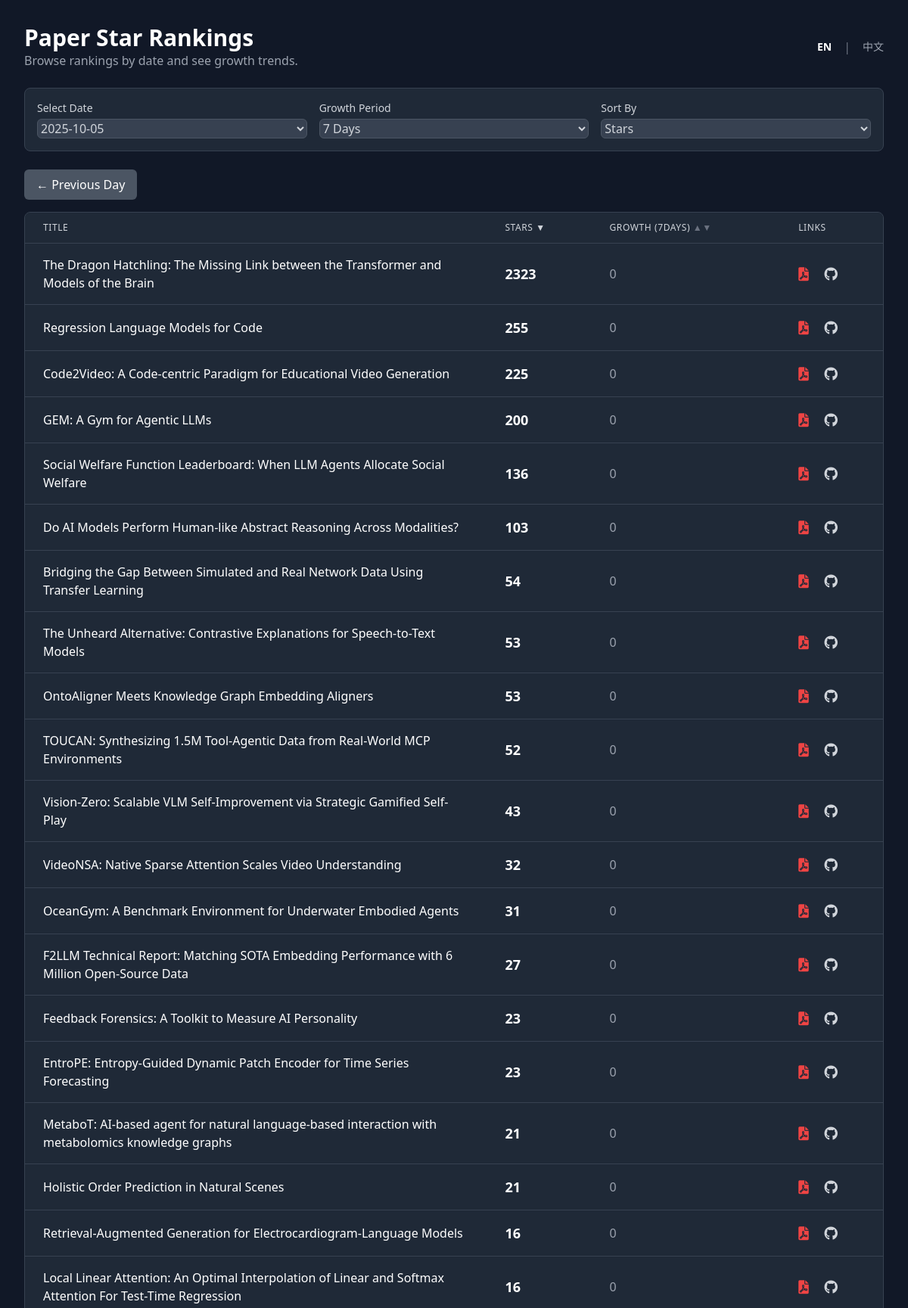
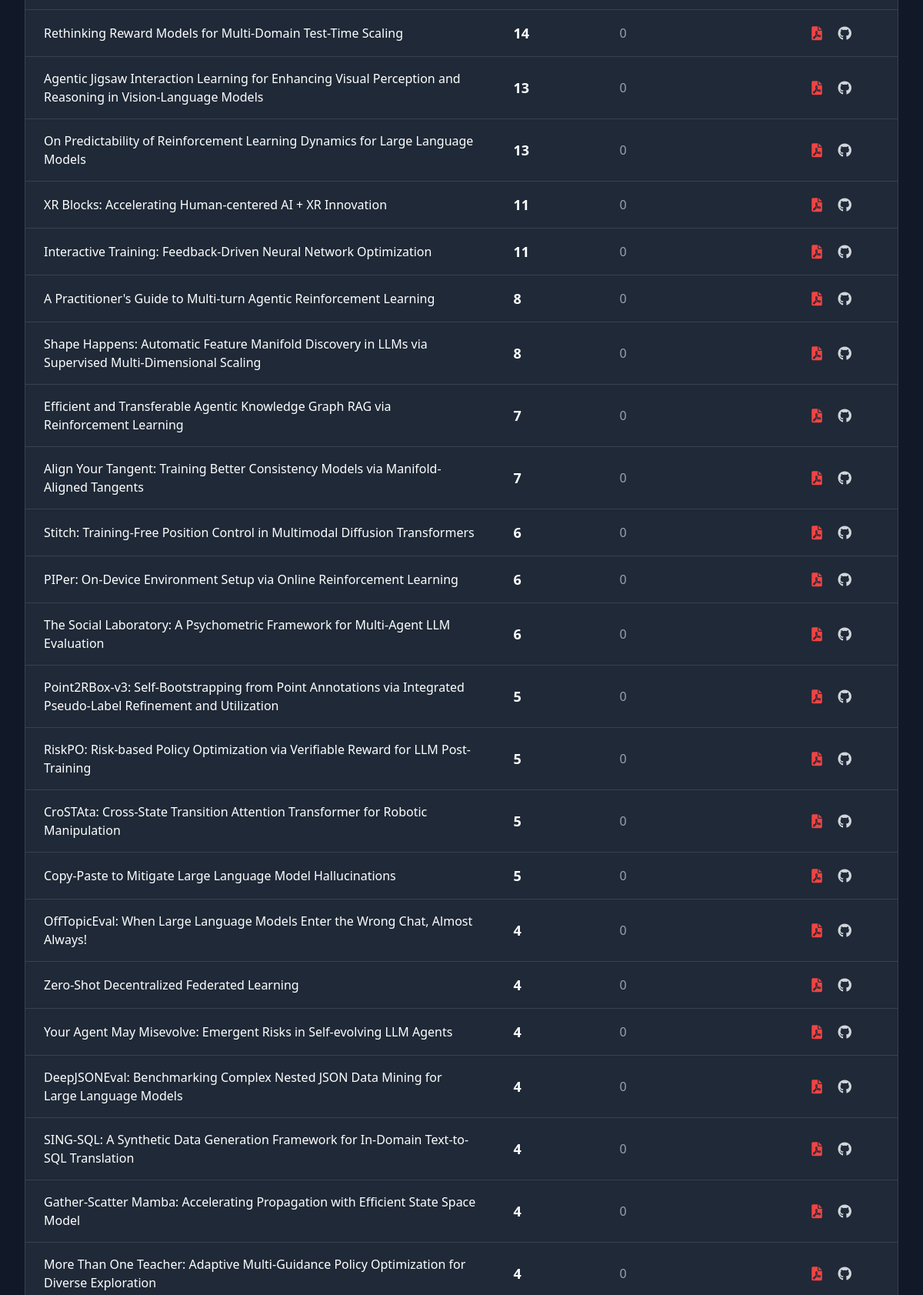
The page / (upper part) on the database its author committed (2 pictures, top to bottom).
### tables this page shows
CREATE TABLE star_counts (
                id INTEGER PRIMARY KEY AUTOINCREMENT,
                paper_id INTEGER,
                check_date TEXT,
                stars INTEGER,
                FOREIGN KEY (paper_id) REFERENCES papers (id),
                UNIQUE(paper_id, check_date)
            );

CREATE TABLE papers (
                id INTEGER PRIMARY KEY AUTOINCREMENT,
                arxiv_id TEXT UNIQUE NOT NULL,
                title TEXT,
                pdf_link TEXT,
                published_date TEXT,
                github_link TEXT
            );

### app.py (the view)
@app.route("/")
def index():
    db = get_db()
    lang = request.args.get('lang', 'en')
    if lang not in TRANSLATIONS:
        lang = 'en'
    T = TRANSLATIONS[lang]
    if db is None:
        return render_template("index.html", error=T['error_no_db'], T=T, lang=lang)
    cursor = db.cursor()
    cursor.execute("SELECT DISTINCT check_date FROM star_counts ORDER BY check_date DESC")
    available_dates = [row['check_date'] for row in cursor.fetchall()]
    if not available_dates:
        return render_template("index.html", data=[], available_dates=[], T=T, lang=lang, no_data=True)
    selected_date = request.args.get("date", available_dates[0])
    growth_days = int(request.args.get("growth_days", 7))
    sort_by = request.args.get("sort_by", "stars")
    order = request.args.get("order", "desc")
    page = int(request.args.get("page", 1))
    per_page = 50
    order_direction = "ASC" if order.lower() == "asc" else "DESC"
    sort_column = "growth" if sort_by == "growth" else "current_stars"
    query = f"""
        SELECT
            p.title AS "Title",
            p.pdf_link AS "Pdf_Link",
            p.github_link AS "Github_Link",
            p.arxiv_id AS "Arxiv_ID",
            s1.stars AS current_stars,
            (s1.stars - IFNULL(s2.stars, s1.stars)) AS growth
        FROM papers p
        JOIN star_counts s1 ON p.id = s1.paper_id
        LEFT JOIN star_counts s2 ON p.id = s2.paper_id AND s2.check_date = (
            SELECT MAX(check_date)
            FROM star_counts
            WHERE paper_id = p.id AND check_date < DATE(?, '-{growth_days} days')
        )
        WHERE s1.check_date = ?
        ORDER BY {sort_column} {order_direction}, current_stars DESC
    """
    cursor.execute(query, (selected_date, selected_date))
    all_data = cursor.fetchall()
    total_items = len(all_data)
    total_pages = (total_items + per_page - 1) // per_page
    if page > total_pages and total_pages > 0:
        return redirect(url_for_params('index', page=total_pages))
    start_index = (page - 1) * per_page
    end_index = start_index + per_page
    paginated_data = all_data[start_index:end_index]
    prev_date, next_date = None, None
    if selected_date in available_dates:
        current_index = available_dates.index(selected_date)
        if current_index < len(available_dates) - 1:
            prev_date = available_dates[current_index + 1] # Dates are DESC
        if current_index > 0:
            next_date = available_dates[current_index - 1]
    return render_template(
        "index.html",
        data=[dict(row) for row in paginated_data], # Convert rows to dicts
        page=page,
        total_pages=total_pages,
        total_items=total_items,
        start_index=start_index,
        end_index=min(end_index, total_items),
        sort_by=sort_by,
        order=order,
        date_cols=available_dates,
        selected_date=selected_date,
        growth_days=growth_days,
        growth_col_name="growth", # For consistency in template
        prev_date=prev_date,
        next_date=next_date,
        lang=lang,
        T=T
    )

### app.py (called while the page is built)
def get_db():
    if 'db' not in g:
        if not os.path.exists(DATABASE):
            return None # Return None if the database file does not exist
        g.db = sqlite3.connect(DATABASE)
        g.db.row_factory = sqlite3.Row
    return g.db

@app.context_processor
def utility_processor():
    def url_for_params(endpoint, **values):
        args = request.args.copy()
        for key, value in values.items():
            args[key] = value
        return url_for(endpoint, **args)
    return dict(url_for_params=url_for_params)

### templates/index.html (shortened to what this page needs)
<!DOCTYPE html>
<html lang="{{ lang }}">
<head>
    <script src="https://cdn.tailwindcss.com"></script>
    <link href="https://cdnjs.cloudflare.com/ajax/libs/font-awesome/6.0.0-beta3/css/all.min.css" rel="stylesheet">
</head>
<body class="font-sans">
    <div class="container mx-auto p-4 md:p-8 max-w-7xl">
        <header class="flex justify-between items-center mb-6">
            <div>
                <h1 class="text-3xl font-bold text-white">{{ T.main_header }}</h1>
                <p class="text-gray-400">{{ T.sub_header }}</p>
            </div>
            <div class="flex items-center space-x-4">
                <a href="{{ url_for_params('index', lang='en') }}" class="text-sm {{ 'font-bold text-white' if lang == 'en' else 'text-gray-400 hover:text-white' }}">EN</a>
                <span class="text-gray-500">|</span>
                <a href="{{ url_for_params('index', lang='zh') }}" class="text-sm {{ 'font-bold text-white' if lang == 'zh' else 'text-gray-400 hover:text-white' }}">中文</a>
            </div>
        </header>
        {% if error %}
            <div class="card p-4 rounded-lg mb-6 error-message text-center">
                {{ error }}
            </div>
        {% else %}
        <div class="card p-4 rounded-lg mb-6">
            <form method="GET" action="{{ url_for('index') }}" class="grid grid-cols-1 md:grid-cols-3 gap-4 items-end">
                <div>
                    <label for="date" class="block text-sm font-medium mb-1">{{ T.select_date }}</label>
                    <select id="date" name="date" class="form-select w-full rounded-md" onchange="this.form.submit()">
                        {% for d in date_cols %}
                        <option value="{{ d }}" {% if d == selected_date %}selected{% endif %}>{{ d }}</option>
                        {% endfor %}
                    </select>
                </div>
                <div>
                    <label for="growth_days" class="block text-sm font-medium mb-1">{{ T.growth_period }}</label>
                    <select id="growth_days" name="growth_days" class="form-select w-full rounded-md" onchange="this.form.submit()">
                        <option value="7" {% if growth_days == 7 %}selected{% endif %}>7 {{ T.days }}</option>
                    </select>
                </div>
                <div>
                    <label for="sort_by" class="block text-sm font-medium mb-1">{{ T.sort_by }}</label>
                    <select id="sort_by" name="sort_by" class="form-select w-full rounded-md" onchange="this.form.submit()">
                        <option value="stars" {% if sort_by == 'stars' %}selected{% endif %}>{{ T.stars }}</option>
                    </select>
                </div>
            </form>
        </div>
        <div class="flex justify-between items-center my-4">
            {% if prev_date %}
                <a href="{{ url_for_params('index', date=prev_date) }}" class="btn-secondary px-4 py-2 rounded-md">&larr; {{ T.prev_day }}</a>
            {% else %}
                <span></span>
            {% endif %}
        </div>
        <div class="card rounded-lg overflow-x-auto">
            <table class="min-w-full divide-y divide-gray-700">
                <thead class="bg-gray-800">
                    <tr>
                        <th scope="col" class="px-6 py-3 text-left text-xs font-medium uppercase tracking-wider">{{ T.title }}</th>
                        <th scope="col" class="px-6 py-3 text-left text-xs font-medium uppercase tracking-wider">
                            <a href="{{ url_for_params('index', sort_by='stars', order='desc' if order == 'asc' and sort_by == 'stars' else 'asc') }}" class="hover:text-white">
                                {{ T.stars }}
                                {% if sort_by != 'stars' %}
                                    <span class="text-gray-500">&#9650;&#9660;</span>
                                {% elif order == 'desc' %}
                                    <span>&#9660;</span>
                                {% else %}
                                    <span>&#9650;</span>
                                {% endif %}
                            </a>
                        </th>
                        <th scope="col" class="px-6 py-3 text-left text-xs font-medium uppercase tracking-wider">
                             <a href="{{ url_for_params('index', sort_by='growth', order='desc' if order == 'asc' and sort_by == 'growth' else 'asc') }}" class="hover:text-white">
                                {{ T.growth }} ({{ growth_days }}{{ T.day if growth_days == 1 else T.days }})
                                {% if sort_by != 'growth' %}
                                    <span class="text-gray-500">&#9650;&#9660;</span>
                                {% elif order == 'desc' %}
                                    <span>&#9660;</span>
                                {% else %}
                                    <span>&#9650;</span>
                                {% endif %}
                            </a>
                        </th>
                        <th scope="col" class="px-6 py-3 text-left text-xs font-medium uppercase tracking-wider">{{ T.links }}</th>
                    </tr>
                </thead>
                <tbody class="divide-y divide-gray-700">
                    {% if data %}
                        {% for row in data %}
                        <tr class="hover:bg-gray-700/50">
                            <td class="px-6 py-4 whitespace-normal max-w-md">
                                <div class="truncate-multiline font-medium text-white">{{ row.Title }}</div>
                            </td>
                            <td class="px-6 py-4 whitespace-nowrap text-lg font-semibold text-white">{{ row.current_stars | int }}</td>
                            <td class="px-6 py-4 whitespace-nowrap">
                                {% if row.growth is not none and row.growth is number %}
                                    <span class="{{ 'text-green-400' if row.growth > 0 else 'text-red-400' if row.growth < 0 else 'text-gray-400' }}">
                                        {{ '+%d' | format(row.growth | int) if row.growth > 0 else row.growth | int }}
                                    </span>
                                {% else %}
                                    <span class="text-gray-500">N/A</span>
                                {% endif %}
                            </td>
                            <td class="px-6 py-4 whitespace-nowrap text-lg space-x-4">
                                {% if row.Pdf_Link and row.Pdf_Link != 'not_found' %}
                                <a href="{{ row.Pdf_Link }}" target="_blank" title="ArXiv PDF" class="text-red-500 hover:text-red-400"><i class="fas fa-file-pdf"></i></a>
                                {% endif %}
                                {% if row.Github_Link and row.Github_Link != 'not_found' and 'https://' in row.Github_Link %}
                                <a href="{{ row.Github_Link }}" target="_blank" title="GitHub Repository" class="text-gray-300 hover:text-white"><i class="fab fa-github"></i></a>
                                {% endif %}
                            </td>
                        </tr>
                        {% endfor %}
                    {% else %}
                        <tr>
                            <td colspan="4" class="text-center py-10 text-gray-500">{{ T.no_data }}</td>
                        </tr>
                    {% endif %}
                </tbody>
            </table>
        </div>
        {% endif %}
    </div>
</body>
</html>

### templates/index.html (style rules this page uses)
.truncate-multiline { display: -webkit-box; -webkit-line-clamp: 2; -webkit-box-orient: vertical; overflow: hidden; text-overflow: ellipsis; }
body { background-color: #111827; color: #d1d5db; }
.card { background-color: #1f2937; border: 1px solid #374151; }
.form-select, .form-input { background-color: #374151; color: #d1d5db; border: 1px solid #4b5563; }
.btn-secondary { background-color: #4b5563; color: white; transition: background-color 0.3s; }

### rows shown on the page
star_counts: Title "The Dragon Hatchling: The Missing Link between the Transformer and Models of the Brain", current_stars "2323", growth "0"
star_counts: Title "Regression Language Models for Code", current_stars "255", growth "0"
star_counts: Title "Code2Video: A Code-centric Paradigm for Educational Video Generation", current_stars "225", growth "0"
star_counts: Title "GEM: A Gym for Agentic LLMs", current_stars "200", growth "0"
star_counts: Title "Social Welfare Function Leaderboard: When LLM Agents Allocate Social Welfare", current_stars "136", growth "0"
star_counts: Title "Do AI Models Perform Human-like Abstract Reasoning Across Modalities?", current_stars "103", growth "0"
star_counts: Title "Bridging the Gap Between Simulated and Real Network Data Using Transfer Learning", current_stars "54", growth "0"
star_counts: Title "The Unheard Alternative: Contrastive Explanations for Speech-to-Text Models", current_stars "53", growth "0"
star_counts: Title "OntoAligner Meets Knowledge Graph Embedding Aligners", current_stars "53", growth "0"
star_counts: Title "TOUCAN: Synthesizing 1.5M Tool-Agentic Data from Real-World MCP Environments", current_stars "52", growth "0"
star_counts: Title "Vision-Zero: Scalable VLM Self-Improvement via Strategic Gamified Self-Play", current_stars "43", growth "0"
star_counts: Title "VideoNSA: Native Sparse Attention Scales Video Understanding", current_stars "32", growth "0"
star_counts: Title "OceanGym: A Benchmark Environment for Underwater Embodied Agents", current_stars "31", growth "0"
star_counts: Title "F2LLM Technical Report: Matching SOTA Embedding Performance with 6 Million Open-Source Data", current_stars "27", growth "0"
star_counts: Title "Feedback Forensics: A Toolkit to Measure AI Personality", current_stars "23", growth "0"
star_counts: Title "EntroPE: Entropy-Guided Dynamic Patch Encoder for Time Series Forecasting", current_stars "23", growth "0"
star_counts: Title "MetaboT: AI-based agent for natural language-based interaction with metabolomics knowledge graphs", current_stars "21", growth "0"
star_counts: Title "Holistic Order Prediction in Natural Scenes", current_stars "21", growth "0"
star_counts: Title "Retrieval-Augmented Generation for Electrocardiogram-Language Models", current_stars "16", growth "0"
star_counts: Title "Local Linear Attention: An Optimal Interpolation of Linear and Softmax Attention For Test-Time Regression", current_stars "16", growth "0"
star_counts: Title "Rethinking Reward Models for Multi-Domain Test-Time Scaling", current_stars "14", growth "0"
star_counts: Title "Agentic Jigsaw Interaction Learning for Enhancing Visual Perception and Reasoning in Vision-Language Models", current_stars "13", growth "0"
star_counts: Title "On Predictability of Reinforcement Learning Dynamics for Large Language Models", current_stars "13", growth "0"
star_counts: Title "XR Blocks: Accelerating Human-centered AI + XR Innovation", current_stars "11", growth "0"
star_counts: Title "Interactive Training: Feedback-Driven Neural Network Optimization", current_stars "11", growth "0"
star_counts: Title "A Practitioner's Guide to Multi-turn Agentic Reinforcement Learning", current_stars "8", growth "0"
star_counts: Title "Shape Happens: Automatic Feature Manifold Discovery in LLMs via Supervised Multi-Dimensional Scaling", current_stars "8", growth "0"
star_counts: Title "Efficient and Transferable Agentic Knowledge Graph RAG via Reinforcement Learning", current_stars "7", growth "0"
star_counts: Title "Align Your Tangent: Training Better Consistency Models via Manifold-Aligned Tangents", current_stars "7", growth "0"
star_counts: Title "Stitch: Training-Free Position Control in Multimodal Diffusion Transformers", current_stars "6", growth "0"
star_counts: Title "PIPer: On-Device Environment Setup via Online Reinforcement Learning", current_stars "6", growth "0"
star_counts: Title "The Social Laboratory: A Psychometric Framework for Multi-Agent LLM Evaluation", current_stars "6", growth "0"
star_counts: Title "Point2RBox-v3: Self-Bootstrapping from Point Annotations via Integrated Pseudo-Label Refinement and Utilization", current_stars "5", growth "0"
star_counts: Title "RiskPO: Risk-based Policy Optimization via Verifiable Reward for LLM Post-Training", current_stars "5", growth "0"
star_counts: Title "CroSTAta: Cross-State Transition Attention Transformer for Robotic Manipulation", current_stars "5", growth "0"
star_counts: Title "Copy-Paste to Mitigate Large Language Model Hallucinations", current_stars "5", growth "0"
star_counts: Title "OffTopicEval: When Large Language Models Enter the Wrong Chat, Almost Always!", current_stars "4", growth "0"
star_counts: Title "Zero-Shot Decentralized Federated Learning", current_stars "4", growth "0"
star_counts: Title "Your Agent May Misevolve: Emergent Risks in Self-evolving LLM Agents", current_stars "4", growth "0"
star_counts: Title "DeepJSONEval: Benchmarking Complex Nested JSON Data Mining for Large Language Models", current_stars "4", growth "0"
star_counts: Title "SING-SQL: A Synthetic Data Generation Framework for In-Domain Text-to-SQL Translation", current_stars "4", growth "0"
star_counts: Title "Gather-Scatter Mamba: Accelerating Propagation with Efficient State Space Model", current_stars "4", growth "0"
star_counts: Title "More Than One Teacher: Adaptive Multi-Guidance Policy Optimization for Diverse Exploration", current_stars "4", growth "0"

### other values the page prints
{{ T.main_header }} "Paper Star Rankings"
{{ T.sub_header }} "Browse rankings by date and see growth trends."
{{ T.select_date }} "Select Date"
{{ T.growth_period }} "Growth Period"
{{ T.sort_by }} "Sort By"
{{ T.prev_day }} "Previous Day"
{{ T.title }} "TITLE"
{{ T.stars }} "STARS"
{{ T.growth }} "GROWTH"
{{ growth_days }} "7"
{{ T.day if growth_days == 1 else T.days }} "DAYS"
{{ T.links }} "LINKS"
form field date "2025-10-05"
form field sort_by "Stars"
